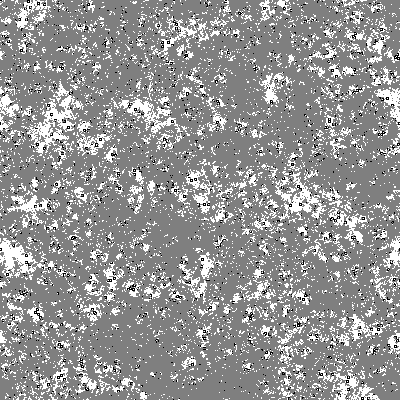
Frame 1 (no input)
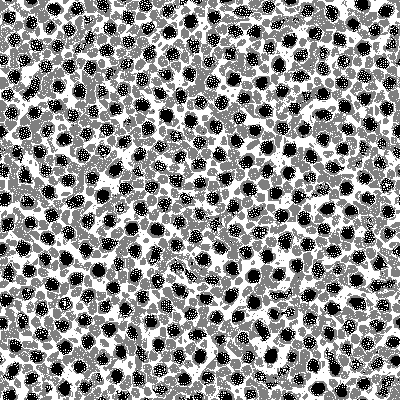
Frame 60 (the mouse pressed at the canvas centre just before this capture)
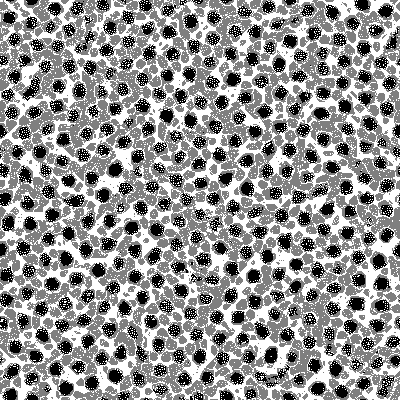
Frame 120 (the mouse held since frame 60 and released just before this capture)

The Processing sketch that drew these frames (run headless with seeded random() and noise(); from frame 60 on, the mouse is pressed at the canvas centre):

// Processing sketch: sketch_08_multiple_neighborhoods_3_states
// ── sketch_08_multiple_neighborhoods_3_states.pde
int size = 400; //<>//
//definimos a nossa regra
int b0[] = {1, 11, 12, 12};
int b1[] = {11, 81, 312, 326, 391, 508, 508, 515, 545, 545, 545, 548}; 
//vetor que contem as regras para cada intervalo
int regra[] = {2, 1, 1, 1, 2, 1, 0, 1, 1};
//células da geração atual e da anterior
int A[][] = new int[size][size];
int B[][] = new int[size][size];

void settings() {
  size(size, size);
}

void setup() {
  background(255);
  //preenchimento aleatório, densidade 5%
  for (int i = 0; i <size; i++) {
    for (int j = 0; j < size; j++) {
      A[i][j] = (random(1) < 0.05) ? floor(random(3)) : 0;
      B[i][j] = 0;
    }
  }
  //colorimos os pixels de acordo com o estado das células
  loadPixels();
  for (int i = 0; i <size; i++) {
    for (int j = 0; j < size; j++) {
      pixels[i + j * width] = color(A[i][j] * 255 / 2);
    }
  }
  updatePixels();
}
 
void draw() {
  for (int i = 0; i <size; i++) {
    //como a nossa vizinhança tem um formato bizarro, varrer a área não compensa
    //faço um vetor auxiliar...
    int ii[] = new int[29];
    for (int k =0; k < 29; k++){
      ii[k] = (i - 14 + k + size) % size;
    }
    for (int j = 0; j < size; j++) {
      //e outro vetor auxiliar...
      int jj[] = new int[29];
      for (int k =0; k < 29; k++){
        jj[k] = (j - 14 + k + size) % size;
      }
      int outval = A[i][j];  
      //e faço a soma na mão, célula a célula
        int soma0 = A[ii[13]][jj[13]]+A[ii[13]][jj[14]]+A[ii[13]][jj[15]]+A[ii[14]][jj[13]]+A[ii[14]][jj[15]]+A[ii[15]][jj[13]]+A[ii[15]][jj[14]]+A[ii[15]][jj[15]];
        int soma1 = A[ii[0]][jj[12]]+A[ii[0]][jj[13]]+A[ii[0]][jj[14]]+A[ii[0]][jj[15]]+A[ii[0]][jj[16]]+A[ii[1]][jj[9]]+A[ii[1]][jj[10]]+A[ii[1]][jj[11]]+A[ii[1]][jj[12]]+A[ii[1]][jj[13]]+A[ii[1]][jj[14]]+A[ii[1]][jj[15]]+A[ii[1]][jj[16]]+A[ii[1]][jj[17]]+A[ii[1]][jj[18]]+A[ii[1]][jj[19]]+A[ii[2]][jj[7]]+A[ii[2]][jj[8]]+A[ii[2]][jj[9]]+A[ii[2]][jj[10]]+A[ii[2]][jj[11]]+A[ii[2]][jj[12]]+A[ii[2]][jj[13]]+A[ii[2]][jj[14]]+A[ii[2]][jj[15]]+A[ii[2]][jj[16]]+A[ii[2]][jj[17]]+A[ii[2]][jj[18]]+A[ii[2]][jj[19]]+A[ii[2]][jj[20]]+A[ii[2]][jj[21]]+A[ii[3]][jj[5]]+A[ii[3]][jj[6]]+A[ii[3]][jj[7]]+A[ii[3]][jj[8]]+A[ii[3]][jj[9]]+A[ii[3]][jj[10]]+A[ii[3]][jj[18]]+A[ii[3]][jj[19]]+A[ii[3]][jj[20]]+A[ii[3]][jj[21]]+A[ii[3]][jj[22]]+A[ii[3]][jj[23]]+A[ii[4]][jj[4]]+A[ii[4]][jj[5]]+A[ii[4]][jj[6]]+A[ii[4]][jj[7]]+A[ii[4]][jj[8]]+A[ii[4]][jj[13]]+A[ii[4]][jj[14]]+A[ii[4]][jj[15]]+A[ii[4]][jj[20]]+A[ii[4]][jj[21]]+A[ii[4]][jj[22]]+A[ii[4]][jj[23]]+A[ii[4]][jj[24]]+A[ii[5]][jj[3]]+A[ii[5]][jj[4]]+A[ii[5]][jj[5]]+A[ii[5]][jj[6]]+A[ii[5]][jj[10]]+A[ii[5]][jj[11]]+A[ii[5]][jj[12]]+A[ii[5]][jj[16]]+A[ii[5]][jj[17]]+A[ii[5]][jj[18]]+A[ii[5]][jj[22]]+A[ii[5]][jj[23]]+A[ii[5]][jj[24]]+A[ii[5]][jj[25]]+A[ii[6]][jj[3]]+A[ii[6]][jj[4]]+A[ii[6]][jj[5]]+A[ii[6]][jj[8]]+A[ii[6]][jj[9]]+A[ii[6]][jj[19]]+A[ii[6]][jj[20]]+A[ii[6]][jj[23]]+A[ii[6]][jj[24]]+A[ii[6]][jj[25]]+A[ii[7]][jj[2]]+A[ii[7]][jj[3]]+A[ii[7]][jj[4]]+A[ii[7]][jj[7]]+A[ii[7]][jj[8]]+A[ii[7]][jj[20]]+A[ii[7]][jj[21]]+A[ii[7]][jj[24]]+A[ii[7]][jj[25]]+A[ii[7]][jj[26]]+A[ii[8]][jj[2]]+A[ii[8]][jj[3]]+A[ii[8]][jj[4]]+A[ii[8]][jj[6]]+A[ii[8]][jj[7]]+A[ii[8]][jj[21]]+A[ii[8]][jj[22]]+A[ii[8]][jj[24]]+A[ii[8]][jj[25]]+A[ii[8]][jj[26]]+A[ii[9]][jj[1]]+A[ii[9]][jj[2]]+A[ii[9]][jj[3]]+A[ii[9]][jj[6]]+A[ii[9]][jj[22]]+A[ii[9]][jj[25]]+A[ii[9]][jj[26]]+A[ii[9]][jj[27]]+A[ii[10]][jj[1]]+A[ii[10]][jj[2]]+A[ii[10]][jj[3]]+A[ii[10]][jj[5]]+A[ii[10]][jj[23]]+A[ii[10]][jj[25]]+A[ii[10]][jj[26]]+A[ii[10]][jj[27]]+A[ii[11]][jj[1]]+A[ii[11]][jj[2]]+A[ii[11]][jj[5]]+A[ii[11]][jj[23]]+A[ii[11]][jj[26]]+A[ii[11]][jj[27]]+A[ii[12]][jj[0]]+A[ii[12]][jj[1]]+A[ii[12]][jj[2]]+A[ii[12]][jj[5]]+A[ii[12]][jj[23]]+A[ii[12]][jj[26]]+A[ii[12]][jj[27]]+A[ii[12]][jj[28]]+A[ii[13]][jj[0]]+A[ii[13]][jj[1]]+A[ii[13]][jj[2]]+A[ii[13]][jj[4]]+A[ii[13]][jj[24]]+A[ii[13]][jj[26]]+A[ii[13]][jj[27]]+A[ii[13]][jj[28]]+A[ii[14]][jj[0]]+A[ii[14]][jj[1]]+A[ii[14]][jj[2]]+A[ii[14]][jj[4]]+A[ii[14]][jj[24]]+A[ii[14]][jj[26]]+A[ii[14]][jj[27]]+A[ii[14]][jj[28]]+A[ii[15]][jj[0]]+A[ii[15]][jj[1]]+A[ii[15]][jj[2]]+A[ii[15]][jj[4]]+A[ii[15]][jj[24]]+A[ii[15]][jj[26]]+A[ii[15]][jj[27]]+A[ii[15]][jj[28]]+A[ii[16]][jj[0]]+A[ii[16]][jj[1]]+A[ii[16]][jj[2]]+A[ii[16]][jj[5]]+A[ii[16]][jj[23]]+A[ii[16]][jj[26]]+A[ii[16]][jj[27]]+A[ii[16]][jj[28]]+A[ii[17]][jj[1]]+A[ii[17]][jj[2]]+A[ii[17]][jj[5]]+A[ii[17]][jj[23]]+A[ii[17]][jj[26]]+A[ii[17]][jj[27]]+A[ii[18]][jj[1]]+A[ii[18]][jj[2]]+A[ii[18]][jj[3]]+A[ii[18]][jj[5]]+A[ii[18]][jj[23]]+A[ii[18]][jj[25]]+A[ii[18]][jj[26]]+A[ii[18]][jj[27]]+A[ii[19]][jj[1]]+A[ii[19]][jj[2]]+A[ii[19]][jj[3]]+A[ii[19]][jj[6]]+A[ii[19]][jj[22]]+A[ii[19]][jj[25]]+A[ii[19]][jj[26]]+A[ii[19]][jj[27]]+A[ii[20]][jj[2]]+A[ii[20]][jj[3]]+A[ii[20]][jj[4]]+A[ii[20]][jj[6]]+A[ii[20]][jj[7]]+A[ii[20]][jj[21]]+A[ii[20]][jj[22]]+A[ii[20]][jj[24]]+A[ii[20]][jj[25]]+A[ii[20]][jj[26]]+A[ii[21]][jj[2]]+A[ii[21]][jj[3]]+A[ii[21]][jj[4]]+A[ii[21]][jj[7]]+A[ii[21]][jj[8]]+A[ii[21]][jj[20]]+A[ii[21]][jj[21]]+A[ii[21]][jj[24]]+A[ii[21]][jj[25]]+A[ii[21]][jj[26]]+A[ii[22]][jj[3]]+A[ii[22]][jj[4]]+A[ii[22]][jj[5]]+A[ii[22]][jj[8]]+A[ii[22]][jj[9]]+A[ii[22]][jj[19]]+A[ii[22]][jj[20]]+A[ii[22]][jj[23]]+A[ii[22]][jj[24]]+A[ii[22]][jj[25]]+A[ii[23]][jj[3]]+A[ii[23]][jj[4]]+A[ii[23]][jj[5]]+A[ii[23]][jj[6]]+A[ii[23]][jj[10]]+A[ii[23]][jj[11]]+A[ii[23]][jj[12]]+A[ii[23]][jj[16]]+A[ii[23]][jj[17]]+A[ii[23]][jj[18]]+A[ii[23]][jj[22]]+A[ii[23]][jj[23]]+A[ii[23]][jj[24]]+A[ii[23]][jj[25]]+A[ii[24]][jj[4]]+A[ii[24]][jj[5]]+A[ii[24]][jj[6]]+A[ii[24]][jj[7]]+A[ii[24]][jj[8]]+A[ii[24]][jj[13]]+A[ii[24]][jj[14]]+A[ii[24]][jj[15]]+A[ii[24]][jj[20]]+A[ii[24]][jj[21]]+A[ii[24]][jj[22]]+A[ii[24]][jj[23]]+A[ii[24]][jj[24]]+A[ii[25]][jj[5]]+A[ii[25]][jj[6]]+A[ii[25]][jj[7]]+A[ii[25]][jj[8]]+A[ii[25]][jj[9]]+A[ii[25]][jj[10]]+A[ii[25]][jj[18]]+A[ii[25]][jj[19]]+A[ii[25]][jj[20]]+A[ii[25]][jj[21]]+A[ii[25]][jj[22]]+A[ii[25]][jj[23]]+A[ii[26]][jj[7]]+A[ii[26]][jj[8]]+A[ii[26]][jj[9]]+A[ii[26]][jj[10]]+A[ii[26]][jj[11]]+A[ii[26]][jj[12]]+A[ii[26]][jj[13]]+A[ii[26]][jj[14]]+A[ii[26]][jj[15]]+A[ii[26]][jj[16]]+A[ii[26]][jj[17]]+A[ii[26]][jj[18]]+A[ii[26]][jj[19]]+A[ii[26]][jj[20]]+A[ii[26]][jj[21]]+A[ii[27]][jj[9]]+A[ii[27]][jj[10]]+A[ii[27]][jj[11]]+A[ii[27]][jj[12]]+A[ii[27]][jj[13]]+A[ii[27]][jj[14]]+A[ii[27]][jj[15]]+A[ii[27]][jj[16]]+A[ii[27]][jj[17]]+A[ii[27]][jj[18]]+A[ii[27]][jj[19]]+A[ii[28]][jj[12]]+A[ii[28]][jj[13]]+A[ii[28]][jj[14]]+A[ii[28]][jj[15]]+A[ii[28]][jj[16]];

      //aplicamos as regras
        if (soma0 <= b0[0]){
          outval = regra[0];
        } 
        if (soma0 == b0[1]){
          outval = regra[1];
        }         
        if (soma0 >= b0[2] & soma0 <= b0[3]){
          outval = regra[2];
        } 
        if (soma1 >= b1[6] & soma1 <= b1[7]){
          outval = regra[3];
        } 
        if (soma1 >= b1[2] & soma1 <= b1[3]){
          outval = regra[4];
        } 
        if (soma1 >= b1[8] & soma1 <= b1[9]){
          outval = regra[5];
        } 
        if (soma1 >= b1[4] & soma1 <= b1[5]){
          outval = regra[6];
        } 
        if (soma1 >= b1[0] & soma1 <= b1[1]){
          outval = regra[7];
        } 
        if (soma1 >= b1[10] & soma1 <= b1[11]){
          outval = regra[8];
        }   

      B[i][j] = outval;
    }
  }
  //colorimos os pixels de acordo com o estado das células  
  loadPixels();
  for (int i = 0; i <size; i++) {
    for (int j = 0; j < size; j++) {
      A[i][j] = B[i][j];
      pixels[i + j * width] = color(A[i][j] * 255 / 2);
    }
  }
  updatePixels();
}
